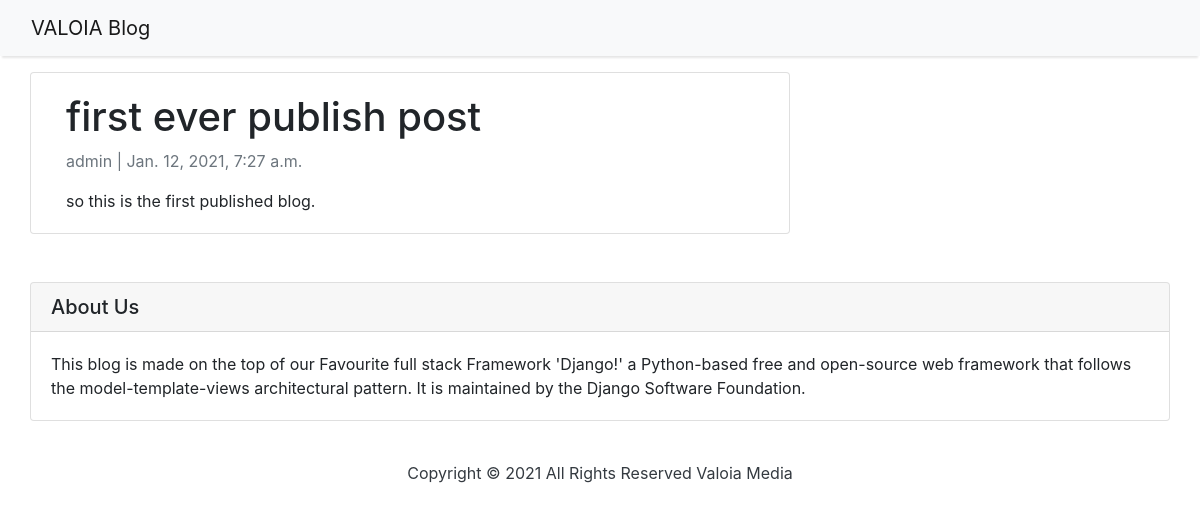
Page /first-ever-publish-post/ on the committed database.
### blog/models.py (models this page shows, shortened)
class Post(models.Model):
    title = models.CharField(max_length=200, unique=True)
    slug = models.SlugField(max_length=200, unique=True)
    author = models.ForeignKey(
        User, on_delete=models.CASCADE, related_name='blog_posts')
    updated_on = models.DateTimeField(auto_now=True)
    content = models.TextField()
    created_on = models.DateTimeField(auto_now_add=True) # the time needs to be more accurate
    status = models.IntegerField(choices=STATUS, default=0)
    class Meta:
        ordering = ['-created_on']

### blog/views.py (the view)
# urls.py: path('<slug:slug>/', views.PostDetail.as_view(), name='post_detail'),
class PostDetail(generic.DetailView):
    model = Post
    template_name = 'post_detail.html'

### templates/post_detail.html (shortened to what this page needs)
{% extends 'base.html' %} {% block content %}
<div class="container">
  <div class="row">
    <div class="col-md-8 card mb-4  mt-3 left  top">
      <div class="card-body">
        <h1>{% block title %} {{ post.title }} {% endblock title %} </h1>
        <p class=" text-muted">{{ post.author }} | {{ post.created_on }}</p>
        <p class="card-text ">{{ post.content | safe }}</p>
      </div>
    </div>
    {% block sidebar %} {% include 'sidebar.html' %} {% endblock sidebar %}
  </div>
{% endblock content %}

### static/css/style.css (style rules this page uses)
body { font-family: "Roboto", sans-serif; font-size: 17px; background-color: blue; }

### rows in the picture
Post: title "first ever publish post", author "admin", created_on "Jan. 12, 2021, 7:27 a.m.", content "so this is the first published blog."
